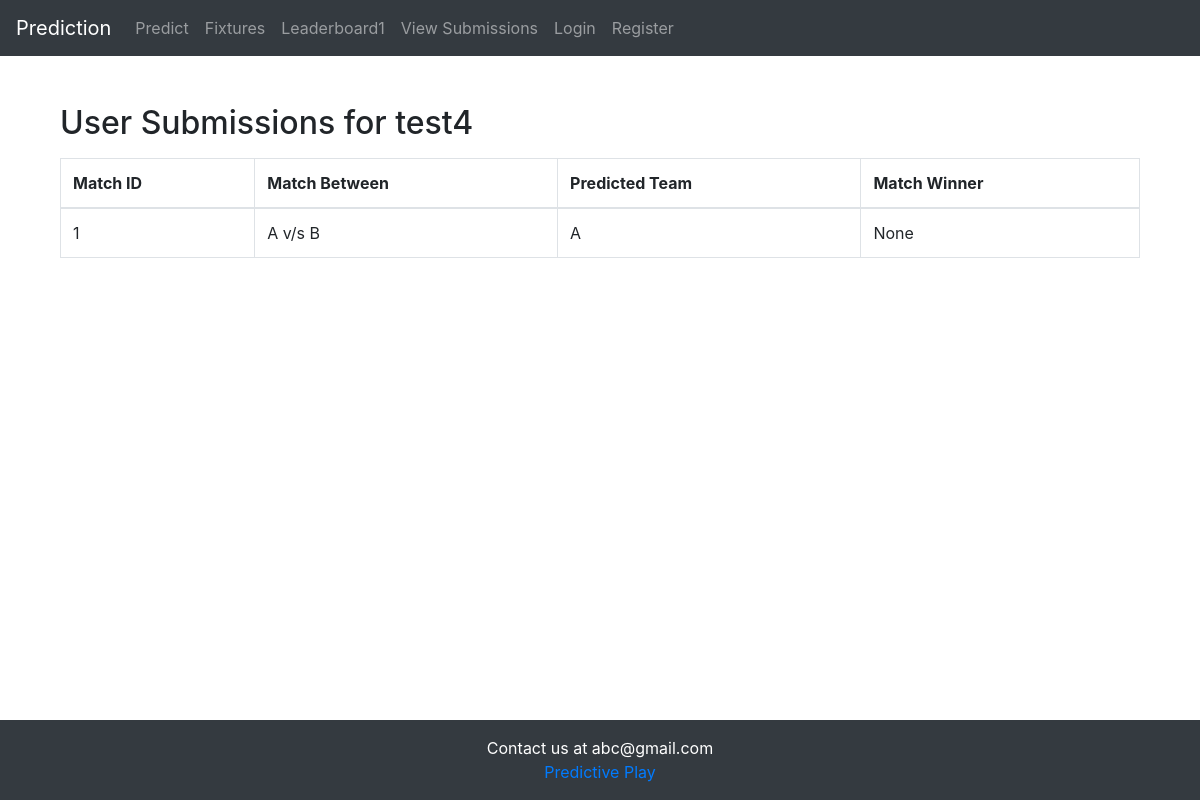
Before: /user_submissions/test4/ with the older database file.
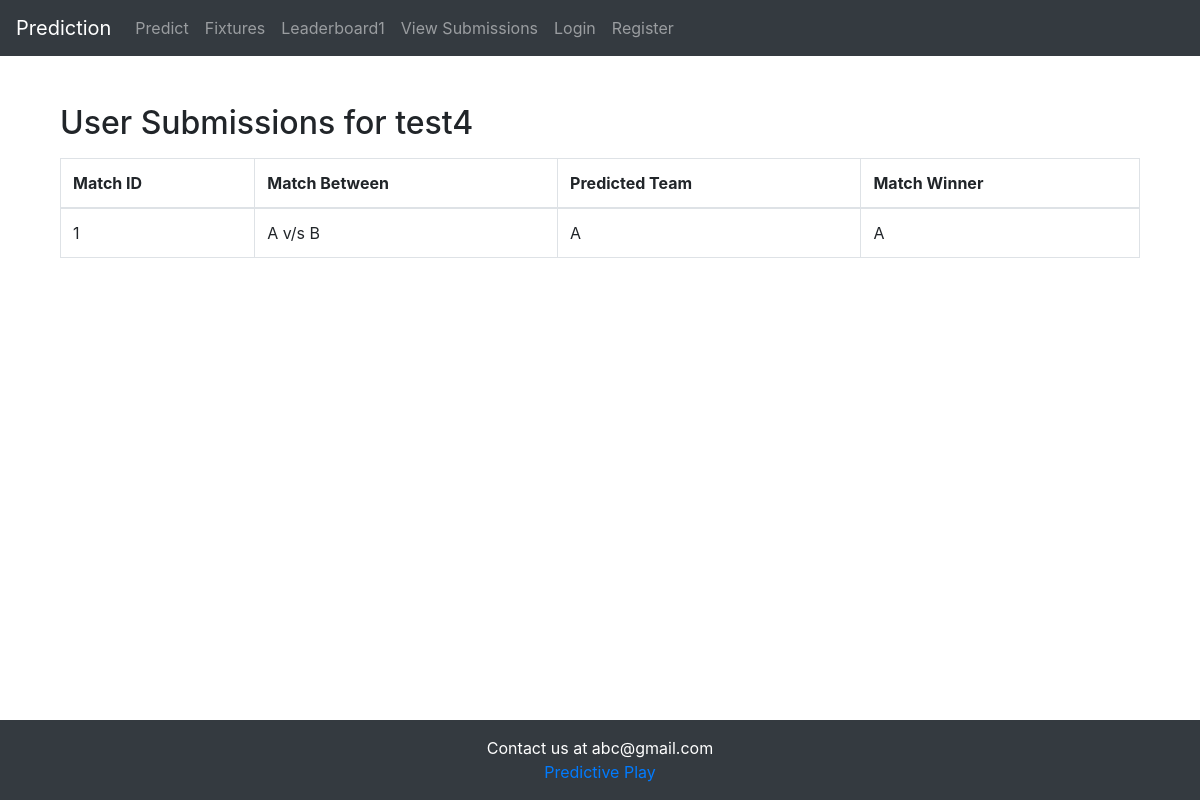
After: the same page with the newer database file.
### predictsa20/models.py (models this page shows, shortened)
class Match(models.Model):
    match_id = models.PositiveSmallIntegerField(primary_key=True)
    match_date = models.DateField('Match Date')
    match_start_time = models.TimeField('Match Start Time',default='21:00:00')
    match_team_A = models.CharField("Team A",max_length=30)
    match_team_B = models.CharField("Team B",max_length=30)
    match_status = models.SmallIntegerField("Match Status",default=0)
    match_winner = models.CharField("Winner",default=None,max_length=30)

### predictsa20/views.py (the view)
# urls.py: path('user_submissions/<str:username>/', views.user_submissions, name='user_submissions'),
def user_submissions(request, username):
    user_submissions = Submissions.objects.filter(susername=username).order_by('smatch_id')
    submission_details = []
    for submission in user_submissions:
        match = Match.objects.get(match_id=submission.smatch_id)
        submission_details.append({
            'smatch_id': submission.smatch_id,
            'match_team_A': match.match_team_A,
            'match_team_B': match.match_team_B,
            'predicted_team': submission.predicted_team,
            'match_winner': match.match_winner,
        })
    context = {
        'username': username,
        'submissions': submission_details,
    }
    return render(request, 'predictsa20/user_submissions.html', context)

### predictsa20/templates/predictsa20/user_submissions.html
{% extends 'predictsa20/base.html' %}
{% block content %}
    <div class="container mt-4">
        <h2>User Submissions for {{ username }}</h2>
        <table class="table table-bordered mt-3">
            <thead>
                <tr>
                    <th>Match ID</th>
                    <th>Match Between</th>
                    <th>Predicted Team</th>
                    <th>Match Winner</th>
                </tr>
            </thead>
            <tbody>
                {% for submission in submissions %}
                    <tr>
                        <td>{{ submission.smatch_id }}</td>
                        <td>{{ submission.match_team_A }} v/s {{ submission.match_team_B }}</td>
                        <td>{{ submission.predicted_team }}</td>
                        <td>{{ submission.match_winner }}</td>
                    </tr>
                {% endfor %}
            </tbody>
        </table>
    </div>
{% endblock %}

Changed rows visible on the page:
changed Match: match_winner "None" → "A"
